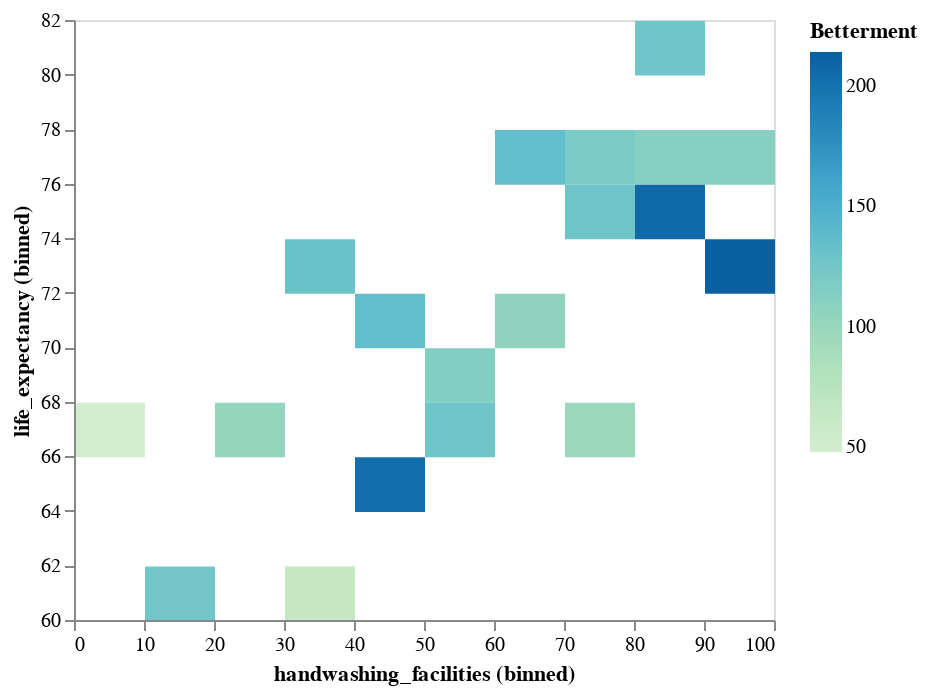

Here is the notebook cell this chart was saved with:
### Code cell
#association between life expectancy and handwashing facilities
alt.Chart(codf).mark_rect().encode(
alt.X('handwashing_facilities:Q', bin=True),
alt.Y('life_expectancy', bin=True),
alt.Color('count()',
scale=alt.Scale(scheme='greenblue'),
legend=alt.Legend(title='Betterment')
)
).properties(width=350)

### Figure 1 — Vega-Lite specification as saved in the notebook (floating-point values rounded to 4 significant figures; data arrays with more than 128 entries replaced by an {"elided": "..."} marker saying what was removed)
{"config": {"view": {"continuousWidth": 400, "continuousHeight": 300}}, "data": {"name": "data-b82ff6bb23753f7900236688272958a2"}, "mark": "rect", "encoding": {"color": {"type": "quantitative", "aggregate": "count", "legend": {"title": "Betterment"}, "scale": {"scheme": "greenblue"}}, "x": {"type": "quantitative", "bin": true, "field": "handwashing_facilities"}, "y": {"type": "quantitative", "bin": true, "field": "life_expectancy"}}, "width": 350, "$schema": "https://vega.github.io/schema/vega-lite/v4.8.1.json", "datasets": {"data-b82ff6bb23753f7900236688272958a2": {"elided": "2407 records"}}}
